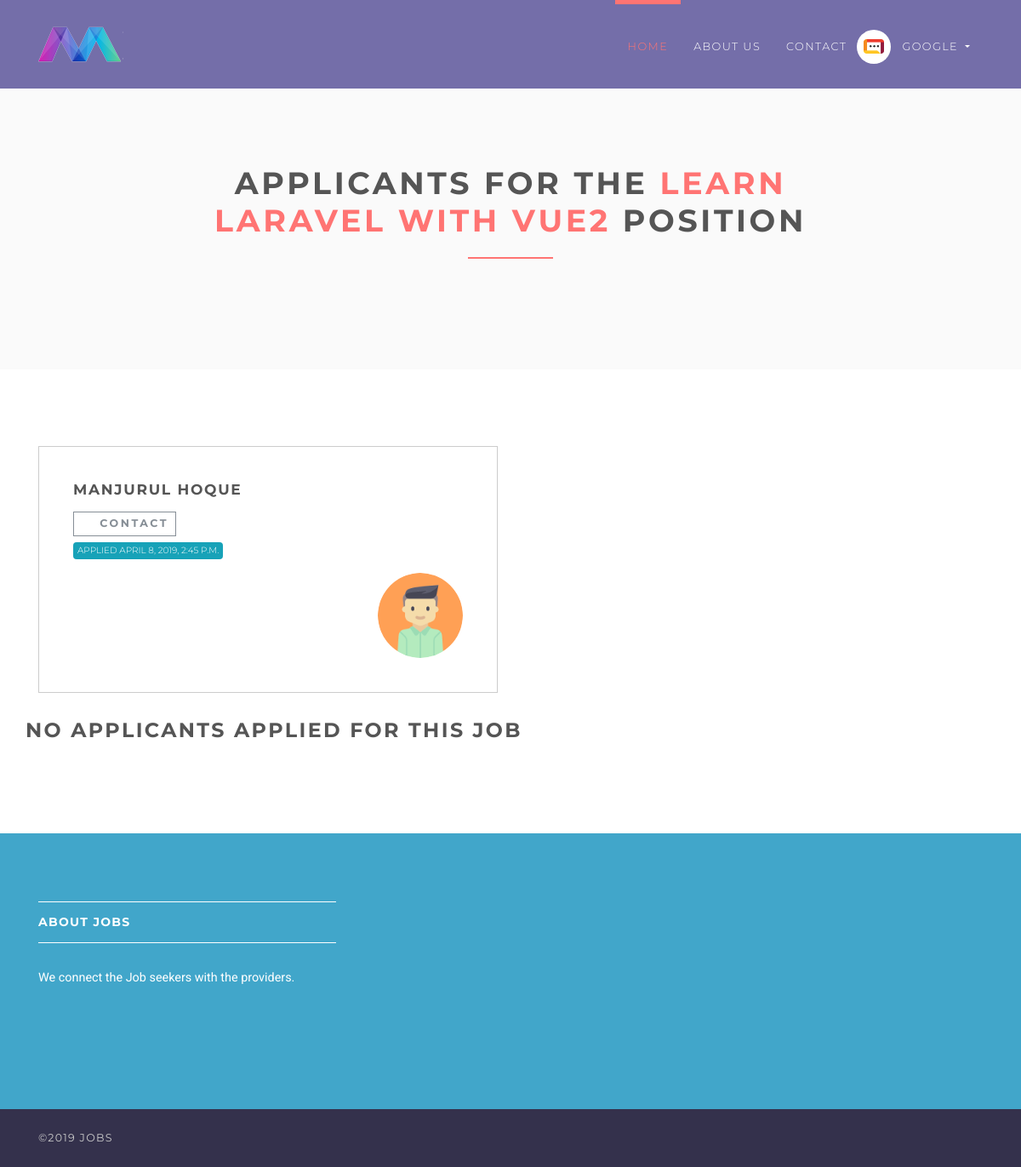
Page /employer/dashboard/applicants/1 (signed in) on the committed database.
### accounts/models.py (models this page shows, shortened)
class User(AbstractUser):
    username = None
    role = models.CharField(max_length=12, error_messages={
        'required': "Role must be provided"
    })
    gender = models.CharField(max_length=10, blank=True, null=True, default="")
    email = models.EmailField(unique=True, blank=False,
                              error_messages={
                                  'unique': "A user with that email already exists.",
                              })
    USERNAME_FIELD = "email"
    REQUIRED_FIELDS = []
    objects = UserManager()

### jobsapp/models.py (models this page shows, shortened)
class Job(models.Model):
    user = models.ForeignKey(User, on_delete=models.CASCADE)
    title = models.CharField(max_length=300)
    description = models.TextField()
    location = models.CharField(max_length=150)
    type = models.CharField(choices=JOB_TYPE, max_length=10)
    category = models.CharField(max_length=100)
    last_date = models.DateTimeField()
    company_name = models.CharField(max_length=100)
    company_description = models.CharField(max_length=300)
    website = models.CharField(max_length=100, default="")
    created_at = models.DateTimeField(default=timezone.now)
    filled = models.BooleanField(default=False)
    salary = models.IntegerField(default=0, blank=True)

class Applicant(models.Model):
    user = models.ForeignKey(User, on_delete=models.CASCADE)
    job = models.ForeignKey(Job, on_delete=models.CASCADE, related_name='applicants')
    created_at = models.DateTimeField(default=timezone.now)

### jobsapp/views/employer.py (the view)
# urls.py: path('applicants/<int:job_id>', ApplicantPerJobView.as_view(), name='employer-dashboard-applicants'),
class ApplicantPerJobView(ListView):
    model = Applicant
    template_name = 'jobs/employer/applicants.html'
    context_object_name = 'applicants'
    paginate_by = 1
    @method_decorator(login_required(login_url=reverse_lazy('accounts:login')))
    @method_decorator(user_is_employer)
    def dispatch(self, request, *args, **kwargs):
        return super().dispatch(self.request, *args, **kwargs)
    def get_queryset(self):
        return Applicant.objects.filter(job_id=self.kwargs['job_id']).order_by('id')
    def get_context_data(self, **kwargs):
        context = super().get_context_data(**kwargs)
        context['job'] = Job.objects.get(id=self.kwargs['job_id'])
        return context

### templates/jobs/employer/applicants.html (shortened to what this page needs)
{% extends 'base.html' %}
{% load static %}
{% block content %}
    <section class="bg-light-gray">
        <div class="container">
            <div class="row">
                <div class="col-lg-8 mx-auto">
                    <h1 class="heading">Applicants for the <span class="accent">{{ job.title }}</span> position</h1>
                </div>
            </div>
        </div>
    </section>
    <section>
        <div class="container">
            <div class="row">
                {% for applicant in applicants %}
                    <div class="col-lg-6">
                        <div class="box applicant">
                            <h4>{{ applicant.user.get_full_name }}</h4>
                            <a href="#" data-toggle="modal" data-target="#contact-modal"
                               class="btn btn-outline-white-secondary btn-sm">
                                <i class="fa fa-envelope"></i>Contact
                            </a>
                            <p>
                                <span class="badge badge-info">Applied {{ applicant.created_at.astimezone }}</span>
                            </p>
                            <div class="d-flex justify-content-between">
                                <p class="intro"></p>
                                <div class="image">
                                    <img src="{% static 'img/avatar.png' %}" alt=""
                                         class="img-fluid rounded-circle">
                                </div>
                            </div>
                        </div>
                    </div>
                {% endfor %}
                {% if is_paginated %}
                    <div class="row">
                        <div class="col-md-12">
                            <nav aria-label="Page navigation example" class="d-flex justify-content-center mt-4 mb-4">
                                <ul class="pagination">
                                    {% if page_obj.has_previous %}
                                        <li class="page-item">
                                            <a href="?page={{ page_obj.previous_page_number }}"
                                               class="page-link">&laquo;</a>
                                        </li>
                                    {% else %}
                                        <li class="page-item disabled">
                                            <a class="page-link">&laquo;</a>
                                        </li>
                                    {% endif %}
                                    {% for i in page_obj.paginator.page_range %}
                                        {% if page_obj.number == i %}
                                            <li class="page-item active">
                                                <a class="page-link">{{ i }}</a>
                                            </li>
                                        {% else %}
                                            <li class="page-item">
                                                <a href="?page={{ i }}" class="page-link">{{ i }}</a>
                                            </li>
                                        {% endif %}
                                    {% endfor %}
                                    {% if page_obj.has_next %}
                                        <li class="page-item">
                                            <a href="?page={{ page_obj.next_page_number }}"
                                               class="page-link">&raquo;</a>
                                        </li>
                                    {% else %}
                                        <li class="page-item disabled">
                                            <a class="page-link">&raquo;</a>
                                        </li>
                                    {% endif %}
                                </ul>
                            </nav>
                        </div>
                    </div>
                {% else %}
                    <h3>No Applicants Applied For This Job</h3>
                {% endif %}
            </div>
        </div>
    </section>
{% endblock %}

### templates/base.html (shortened to what this page needs)
{% load static %}
<!DOCTYPE html>
<html>
<head>
    <link rel="stylesheet"
          href="{% static 'vendor/bootstrap/css/bootstrap.min.css' %}">
    <link rel="stylesheet"
          href="{% static 'vendor/font-awesome/css/font-awesome.min.css' %}">
    <link rel="stylesheet"
          href="{% static 'vendor/owl.carousel/assets/owl.carousel.css' %}">
    <link rel="stylesheet"
          href="{% static 'vendor/owl.carousel/assets/owl.theme.default.css' %}">
    <link rel="stylesheet" href="{% static 'css/style.default.css' %}"
          id="theme-stylesheet">
    <link rel="stylesheet" href="{% static 'css/custom.css' %}">
</head>
<body>
<header class="header">
    <nav class="navbar navbar-expand-lg">
        <div class="container">
            <a href="/" class="navbar-brand">
                <img src="{% static 'img/logo-small.png' %}" alt="logo" class="d-none d-lg-block">
            </a>
            <div id="navbarSupportedContent" class="collapse navbar-collapse">
                <ul class="navbar-nav ml-auto">
                    <li class="nav-item active">
                        <a href="/" class="nav-link">Home <span class="sr-only">(current)</span></a>
                    </li>
                    <li class="nav-item">
                        <a href="#" class="nav-link">About Us</a>
                    </li>
                    <li class="nav-item">
                        <a href="#" class="nav-link">Contact</a>
                    </li>
                    {% if request.user.is_authenticated and request.user.role == 'employer' %}
                        <li class="nav-item dropdown">
                            <a id="clientZone" href="#" data-toggle="dropdown"
                               aria-haspopup="true" aria-expanded="false"
                               class="nav-link dropdown-toggle has-img mb-3 mb-lg-0 mt-3 mt-lg-0">
                                <div class="client-menu-image">
                                    <div class="inner">
                                        <img src="{% static 'img/company-1.png' %}"
                                             alt="company image"
                                             class="img-fluid">
                                    </div>
                                </div>
                                {% if request.user.role == 'employee' %}
                                    {{ request.user.first_name }} {{ request.user.last_name }}
                                {% else %}
                                    {{ request.user.first_name }}
                                {% endif %}
                            </a>
                        </li>
                    {% endif %}
                </ul>
            </div>
        </div>
    </nav>
</header>
<div>
    {% block content %} {% endblock %}
</div>
<footer class="footer">
    <div class="footer__block">
        <div class="container">
            <div class="row">
                <div class="col-lg-4 col-md-12 mb-5">
                    <h4 class="h5">About Jobs</h4>
                    <p> We connect the Job seekers with the providers. </p>
                </div>
            </div>
        </div>
    </div>
    <div class="footer__copyright">
        <div class="container">
            <div class="row">
                <div class="col-md-6 text-md-left text-center">
                    <p>&copy;2019 Jobs</p>
                </div>
            </div>
        </div>
    </div>
</footer>
</body>
</html>

### rows in the picture
User: user.first_name "GOOGLE"
Job: title "LEARN LARAVEL WITH VUE2"
Applicant: user.get_full_name "MANJURUL HOQUE", created_at.astimezone "APRIL 8, 2019, 2:45 P.M."
